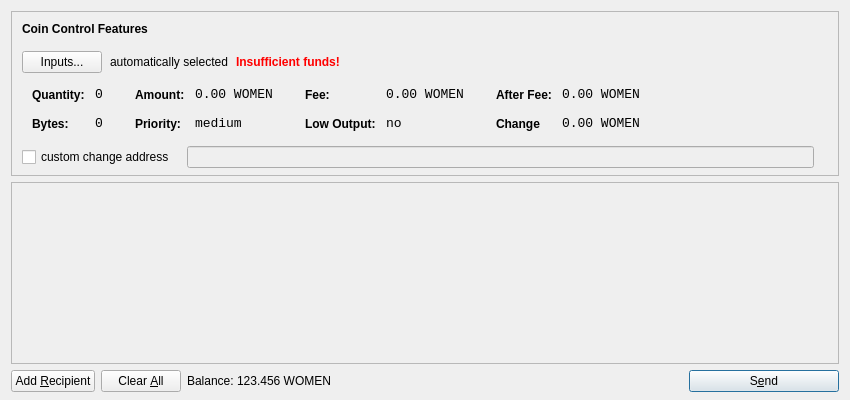
<?xml version="1.0" encoding="UTF-8"?>
<ui version="4.0">
 <class>SendCoinsDialog</class>
 <widget class="QDialog" name="SendCoinsDialog">
  <property name="geometry">
   <rect>
    <x>0</x>
    <y>0</y>
    <width>850</width>
    <height>400</height>
   </rect>
  </property>
  <property name="windowTitle">
   <string>Send Coins</string>
  </property>
  <layout class="QVBoxLayout" name="verticalLayout" stretch="0,1,0">
   <property name="bottomMargin">
    <number>8</number>
   </property>
   <item>
    <widget class="QFrame" name="frameCoinControl">
     <property name="sizePolicy">
      <sizepolicy hsizetype="Expanding" vsizetype="Expanding">
       <horstretch>0</horstretch>
       <verstretch>0</verstretch>
      </sizepolicy>
     </property>
     <property name="maximumSize">
      <size>
       <width>16777215</width>
       <height>16777215</height>
      </size>
     </property>
     <property name="frameShape">
      <enum>QFrame::StyledPanel</enum>
     </property>
     <property name="frameShadow">
      <enum>QFrame::Sunken</enum>
     </property>
     <layout class="QVBoxLayout" name="verticalLayoutCoinControl2">
      <property name="spacing">
       <number>-1</number>
      </property>
      <property name="leftMargin">
       <number>0</number>
      </property>
      <property name="topMargin">
       <number>0</number>
      </property>
      <property name="rightMargin">
       <number>0</number>
      </property>
      <property name="bottomMargin">
       <number>6</number>
      </property>
      <item>
       <layout class="QVBoxLayout" name="verticalLayoutCoinControl" stretch="0,0,0,0,1">
        <property name="spacing">
         <number>0</number>
        </property>
        <property name="leftMargin">
         <number>10</number>
        </property>
        <property name="topMargin">
         <number>10</number>
        </property>
        <item>
         <layout class="QHBoxLayout" name="horizontalLayoutCoinControl1">
          <property name="bottomMargin">
           <number>15</number>
          </property>
          <item>
           <widget class="QLabel" name="labelCoinControlFeatures">
            <property name="sizePolicy">
             <sizepolicy hsizetype="Preferred" vsizetype="Maximum">
              <horstretch>0</horstretch>
              <verstretch>0</verstretch>
             </sizepolicy>
            </property>
            <property name="font">
             <font>
              <weight>75</weight>
              <bold>true</bold>
             </font>
            </property>
            <property name="styleSheet">
             <string notr="true">font-weight:bold;</string>
            </property>
            <property name="text">
             <string>Coin Control Features</string>
            </property>
           </widget>
          </item>
         </layout>
        </item>
        <item>
         <layout class="QHBoxLayout" name="horizontalLayoutCoinControl2" stretch="0,0,0,0">
          <property name="spacing">
           <number>8</number>
          </property>
          <property name="bottomMargin">
           <number>10</number>
          </property>
          <item>
           <widget class="QPushButton" name="pushButtonCoinControl">
            <property name="styleSheet">
             <string notr="true"/>
            </property>
            <property name="text">
             <string>Inputs...</string>
            </property>
           </widget>
          </item>
          <item>
           <widget class="QLabel" name="labelCoinControlAutomaticallySelected">
            <property name="text">
             <string>automatically selected</string>
            </property>
            <property name="margin">
             <number>5</number>
            </property>
           </widget>
          </item>
          <item>
           <widget class="QLabel" name="labelCoinControlInsuffFunds">
            <property name="font">
             <font>
              <weight>75</weight>
              <bold>true</bold>
             </font>
            </property>
            <property name="styleSheet">
             <string notr="true">color:red;font-weight:bold;</string>
            </property>
            <property name="text">
             <string>Insufficient funds!</string>
            </property>
            <property name="margin">
             <number>5</number>
            </property>
           </widget>
          </item>
          <item>
           <spacer name="horizontalSpacerCoinControl">
            <property name="orientation">
             <enum>Qt::Horizontal</enum>
            </property>
            <property name="sizeHint" stdset="0">
             <size>
              <width>40</width>
              <height>1</height>
             </size>
            </property>
           </spacer>
          </item>
         </layout>
        </item>
        <item>
         <widget class="QWidget" name="widgetCoinControl" native="true">
          <property name="sizePolicy">
           <sizepolicy hsizetype="Preferred" vsizetype="Preferred">
            <horstretch>0</horstretch>
            <verstretch>0</verstretch>
           </sizepolicy>
          </property>
          <property name="minimumSize">
           <size>
            <width>0</width>
            <height>0</height>
           </size>
          </property>
          <property name="styleSheet">
           <string notr="true"/>
          </property>
          <layout class="QHBoxLayout" name="horizontalLayoutCoinControl5">
           <property name="margin">
            <number>0</number>
           </property>
           <item>
            <layout class="QHBoxLayout" name="horizontalLayoutCoinControl3" stretch="0,0,0,1">
             <property name="spacing">
              <number>20</number>
             </property>
             <property name="topMargin">
              <number>0</number>
             </property>
             <property name="bottomMargin">
              <number>10</number>
             </property>
             <item>
              <layout class="QFormLayout" name="formLayoutCoinControl1">
               <property name="horizontalSpacing">
                <number>10</number>
               </property>
               <property name="verticalSpacing">
                <number>14</number>
               </property>
               <property name="leftMargin">
                <number>10</number>
               </property>
               <property name="topMargin">
                <number>4</number>
               </property>
               <property name="rightMargin">
                <number>6</number>
               </property>
               <item row="0" column="0">
                <widget class="QLabel" name="labelCoinControlQuantityText">
                 <property name="styleSheet">
                  <string notr="true">font-weight:bold;</string>
                 </property>
                 <property name="text">
                  <string>Quantity:</string>
                 </property>
                 <property name="margin">
                  <number>0</number>
                 </property>
                </widget>
               </item>
               <item row="0" column="1">
                <widget class="QLabel" name="labelCoinControlQuantity">
                 <property name="font">
                  <font>
                   <family>Monospace</family>
                   <pointsize>10</pointsize>
                  </font>
                 </property>
                 <property name="cursor">
                  <cursorShape>IBeamCursor</cursorShape>
                 </property>
                 <property name="contextMenuPolicy">
                  <enum>Qt::ActionsContextMenu</enum>
                 </property>
                 <property name="text">
                  <string>0</string>
                 </property>
                 <property name="margin">
                  <number>0</number>
                 </property>
                 <property name="textInteractionFlags">
                  <set>Qt::LinksAccessibleByMouse|Qt::TextSelectableByKeyboard|Qt::TextSelectableByMouse</set>
                 </property>
                </widget>
               </item>
               <item row="1" column="0">
                <widget class="QLabel" name="labelCoinControlBytesText">
                 <property name="styleSheet">
                  <string notr="true">font-weight:bold;</string>
                 </property>
                 <property name="text">
                  <string>Bytes:</string>
                 </property>
                </widget>
               </item>
               <item row="1" column="1">
                <widget class="QLabel" name="labelCoinControlBytes">
                 <property name="font">
                  <font>
                   <family>Monospace</family>
                   <pointsize>10</pointsize>
                  </font>
                 </property>
                 <property name="cursor">
                  <cursorShape>IBeamCursor</cursorShape>
                 </property>
                 <property name="contextMenuPolicy">
                  <enum>Qt::ActionsContextMenu</enum>
                 </property>
                 <property name="text">
                  <string>0</string>
                 </property>
                 <property name="textInteractionFlags">
                  <set>Qt::LinksAccessibleByMouse|Qt::TextSelectableByKeyboard|Qt::TextSelectableByMouse</set>
                 </property>
                </widget>
               </item>
              </layout>
             </item>
             <item>
              <layout class="QFormLayout" name="formLayoutCoinControl2">
               <property name="horizontalSpacing">
                <number>10</number>
               </property>
               <property name="verticalSpacing">
                <number>14</number>
               </property>
               <property name="leftMargin">
                <number>6</number>
               </property>
               <property name="topMargin">
                <number>4</number>
               </property>
               <property name="rightMargin">
                <number>6</number>
               </property>
               <item row="0" column="0">
                <widget class="QLabel" name="labelCoinControlAmountText">
                 <property name="styleSheet">
                  <string notr="true">font-weight:bold;</string>
                 </property>
                 <property name="text">
                  <string>Amount:</string>
                 </property>
                 <property name="margin">
                  <number>0</number>
                 </property>
                </widget>
               </item>
               <item row="0" column="1">
                <widget class="QLabel" name="labelCoinControlAmount">
                 <property name="font">
                  <font>
                   <family>Monospace</family>
                   <pointsize>10</pointsize>
                  </font>
                 </property>
                 <property name="cursor">
                  <cursorShape>IBeamCursor</cursorShape>
                 </property>
                 <property name="contextMenuPolicy">
                  <enum>Qt::ActionsContextMenu</enum>
                 </property>
                 <property name="text">
                  <string>0.00 WOMEN</string>
                 </property>
                 <property name="textInteractionFlags">
                  <set>Qt::LinksAccessibleByMouse|Qt::TextSelectableByKeyboard|Qt::TextSelectableByMouse</set>
                 </property>
                </widget>
               </item>
               <item row="1" column="0">
                <widget class="QLabel" name="labelCoinControlPriorityText">
                 <property name="styleSheet">
                  <string notr="true">font-weight:bold;</string>
                 </property>
                 <property name="text">
                  <string>Priority:</string>
                 </property>
                </widget>
               </item>
               <item row="1" column="1">
                <widget class="QLabel" name="labelCoinControlPriority">
                 <property name="font">
                  <font>
                   <family>Monospace</family>
                   <pointsize>10</pointsize>
                  </font>
                 </property>
                 <property name="cursor">
                  <cursorShape>IBeamCursor</cursorShape>
                 </property>
                 <property name="contextMenuPolicy">
                  <enum>Qt::ActionsContextMenu</enum>
                 </property>
                 <property name="text">
                  <string>medium</string>
                 </property>
                 <property name="textInteractionFlags">
                  <set>Qt::LinksAccessibleByMouse|Qt::TextSelectableByKeyboard|Qt::TextSelectableByMouse</set>
                 </property>
                </widget>
               </item>
              </layout>
             </item>
             <item>
              <layout class="QFormLayout" name="formLayoutCoinControl3">
               <property name="horizontalSpacing">
                <number>10</number>
               </property>
               <property name="verticalSpacing">
                <number>14</number>
               </property>
               <property name="leftMargin">
                <number>6</number>
               </property>
               <property name="topMargin">
                <number>4</number>
               </property>
               <property name="rightMargin">
                <number>6</number>
               </property>
               <item row="0" column="0">
                <widget class="QLabel" name="labelCoinControlFeeText">
                 <property name="styleSheet">
                  <string notr="true">font-weight:bold;</string>
                 </property>
                 <property name="text">
                  <string>Fee:</string>
                 </property>
                 <property name="margin">
                  <number>0</number>
                 </property>
                </widget>
               </item>
               <item row="0" column="1">
                <widget class="QLabel" name="labelCoinControlFee">
                 <property name="font">
                  <font>
                   <family>Monospace</family>
                   <pointsize>10</pointsize>
                  </font>
                 </property>
                 <property name="cursor">
                  <cursorShape>IBeamCursor</cursorShape>
                 </property>
                 <property name="contextMenuPolicy">
                  <enum>Qt::ActionsContextMenu</enum>
                 </property>
                 <property name="text">
                  <string>0.00 WOMEN</string>
                 </property>
                 <property name="textInteractionFlags">
                  <set>Qt::LinksAccessibleByMouse|Qt::TextSelectableByKeyboard|Qt::TextSelectableByMouse</set>
                 </property>
                </widget>
               </item>
               <item row="1" column="0">
                <widget class="QLabel" name="labelCoinControlLowOutputText">
                 <property name="styleSheet">
                  <string notr="true">font-weight:bold;</string>
                 </property>
                 <property name="text">
                  <string>Low Output:</string>
                 </property>
                </widget>
               </item>
               <item row="1" column="1">
                <widget class="QLabel" name="labelCoinControlLowOutput">
                 <property name="font">
                  <font>
                   <family>Monospace</family>
                   <pointsize>10</pointsize>
                  </font>
                 </property>
                 <property name="cursor">
                  <cursorShape>IBeamCursor</cursorShape>
                 </property>
                 <property name="contextMenuPolicy">
                  <enum>Qt::ActionsContextMenu</enum>
                 </property>
                 <property name="text">
                  <string>no</string>
                 </property>
                 <property name="textInteractionFlags">
                  <set>Qt::LinksAccessibleByMouse|Qt::TextSelectableByKeyboard|Qt::TextSelectableByMouse</set>
                 </property>
                </widget>
               </item>
              </layout>
             </item>
             <item>
              <layout class="QFormLayout" name="formLayoutCoinControl4">
               <property name="horizontalSpacing">
                <number>10</number>
               </property>
               <property name="verticalSpacing">
                <number>14</number>
               </property>
               <property name="leftMargin">
                <number>6</number>
               </property>
               <property name="topMargin">
                <number>4</number>
               </property>
               <property name="rightMargin">
                <number>6</number>
               </property>
               <item row="0" column="0">
                <widget class="QLabel" name="labelCoinControlAfterFeeText">
                 <property name="styleSheet">
                  <string notr="true">font-weight:bold;</string>
                 </property>
                 <property name="text">
                  <string>After Fee:</string>
                 </property>
                 <property name="margin">
                  <number>0</number>
                 </property>
                </widget>
               </item>
               <item row="0" column="1">
                <widget class="QLabel" name="labelCoinControlAfterFee">
                 <property name="font">
                  <font>
                   <family>Monospace</family>
                   <pointsize>10</pointsize>
                  </font>
                 </property>
                 <property name="cursor">
                  <cursorShape>IBeamCursor</cursorShape>
                 </property>
                 <property name="contextMenuPolicy">
                  <enum>Qt::ActionsContextMenu</enum>
                 </property>
                 <property name="text">
                  <string>0.00 WOMEN</string>
                 </property>
                 <property name="textInteractionFlags">
                  <set>Qt::LinksAccessibleByMouse|Qt::TextSelectableByKeyboard|Qt::TextSelectableByMouse</set>
                 </property>
                </widget>
               </item>
               <item row="1" column="0">
                <widget class="QLabel" name="labelCoinControlChangeText">
                 <property name="styleSheet">
                  <string notr="true">font-weight:bold;</string>
                 </property>
                 <property name="text">
                  <string>Change</string>
                 </property>
                </widget>
               </item>
               <item row="1" column="1">
                <widget class="QLabel" name="labelCoinControlChange">
                 <property name="font">
                  <font>
                   <family>Monospace</family>
                   <pointsize>10</pointsize>
                  </font>
                 </property>
                 <property name="cursor">
                  <cursorShape>IBeamCursor</cursorShape>
                 </property>
                 <property name="contextMenuPolicy">
                  <enum>Qt::ActionsContextMenu</enum>
                 </property>
                 <property name="text">
                  <string>0.00 WOMEN</string>
                 </property>
                 <property name="textInteractionFlags">
                  <set>Qt::LinksAccessibleByMouse|Qt::TextSelectableByKeyboard|Qt::TextSelectableByMouse</set>
                 </property>
                </widget>
               </item>
              </layout>
             </item>
            </layout>
           </item>
          </layout>
         </widget>
        </item>
        <item>
         <layout class="QHBoxLayout" name="horizontalLayoutCoinControl4" stretch="0,0,0">
          <property name="spacing">
           <number>12</number>
          </property>
          <property name="sizeConstraint">
           <enum>QLayout::SetDefaultConstraint</enum>
          </property>
          <property name="topMargin">
           <number>5</number>
          </property>
          <property name="rightMargin">
           <number>5</number>
          </property>
          <item>
           <widget class="QCheckBox" name="checkBoxCoinControlChange">
            <property name="text">
             <string>custom change address</string>
            </property>
           </widget>
          </item>
          <item>
           <widget class="QLineEdit" name="lineEditCoinControlChange">
            <property name="enabled">
             <bool>false</bool>
            </property>
            <property name="sizePolicy">
             <sizepolicy hsizetype="Expanding" vsizetype="Fixed">
              <horstretch>0</horstretch>
              <verstretch>0</verstretch>
             </sizepolicy>
            </property>
           </widget>
          </item>
          <item>
           <widget class="QLabel" name="labelCoinControlChangeLabel">
            <property name="sizePolicy">
             <sizepolicy hsizetype="Preferred" vsizetype="Expanding">
              <horstretch>0</horstretch>
              <verstretch>0</verstretch>
             </sizepolicy>
            </property>
            <property name="minimumSize">
             <size>
              <width>0</width>
              <height>0</height>
             </size>
            </property>
            <property name="text">
             <string/>
            </property>
            <property name="margin">
             <number>3</number>
            </property>
           </widget>
          </item>
         </layout>
        </item>
        <item>
         <spacer name="verticalSpacerCoinControl">
          <property name="orientation">
           <enum>Qt::Vertical</enum>
          </property>
          <property name="sizeHint" stdset="0">
           <size>
            <width>800</width>
            <height>1</height>
           </size>
          </property>
         </spacer>
        </item>
       </layout>
      </item>
     </layout>
    </widget>
   </item>
   <item>
    <widget class="QScrollArea" name="scrollArea">
     <property name="widgetResizable">
      <bool>true</bool>
     </property>
     <widget class="QWidget" name="scrollAreaWidgetContents">
      <property name="geometry">
       <rect>
        <x>0</x>
        <y>0</y>
        <width>830</width>
        <height>165</height>
       </rect>
      </property>
      <layout class="QVBoxLayout" name="verticalLayout_2">
       <property name="margin">
        <number>0</number>
       </property>
       <item>
        <layout class="QVBoxLayout" name="entries">
         <property name="spacing">
          <number>6</number>
         </property>
        </layout>
       </item>
       <item>
        <spacer name="verticalSpacer">
         <property name="orientation">
          <enum>Qt::Vertical</enum>
         </property>
         <property name="sizeHint" stdset="0">
          <size>
           <width>20</width>
           <height>40</height>
          </size>
         </property>
        </spacer>
       </item>
      </layout>
     </widget>
    </widget>
   </item>
   <item>
    <layout class="QHBoxLayout" name="horizontalLayout">
     <item>
      <widget class="QPushButton" name="addButton">
       <property name="toolTip">
        <string>Send to multiple recipients at once</string>
       </property>
       <property name="text">
        <string>Add &amp;Recipient</string>
       </property>
       <property name="icon">
        <iconset resource="../bitcoin.qrc">
         <normaloff>:/icons/add</normaloff>:/icons/add</iconset>
       </property>
       <property name="autoDefault">
        <bool>false</bool>
       </property>
      </widget>
     </item>
     <item>
      <widget class="QPushButton" name="clearButton">
       <property name="sizePolicy">
        <sizepolicy hsizetype="Minimum" vsizetype="Fixed">
         <horstretch>0</horstretch>
         <verstretch>0</verstretch>
        </sizepolicy>
       </property>
       <property name="toolTip">
        <string>Remove all transaction fields</string>
       </property>
       <property name="text">
        <string>Clear &amp;All</string>
       </property>
       <property name="icon">
        <iconset resource="../bitcoin.qrc">
         <normaloff>:/icons/remove</normaloff>:/icons/remove</iconset>
       </property>
       <property name="autoRepeatDelay">
        <number>300</number>
       </property>
       <property name="autoDefault">
        <bool>false</bool>
       </property>
      </widget>
     </item>
     <item>
      <layout class="QHBoxLayout" name="horizontalLayout_2">
       <property name="spacing">
        <number>3</number>
       </property>
       <item>
        <widget class="QLabel" name="label">
         <property name="sizePolicy">
          <sizepolicy hsizetype="Preferred" vsizetype="Fixed">
           <horstretch>0</horstretch>
           <verstretch>0</verstretch>
          </sizepolicy>
         </property>
         <property name="text">
          <string>Balance:</string>
         </property>
        </widget>
       </item>
       <item>
        <widget class="QLabel" name="labelBalance">
         <property name="sizePolicy">
          <sizepolicy hsizetype="Preferred" vsizetype="Fixed">
           <horstretch>0</horstretch>
           <verstretch>0</verstretch>
          </sizepolicy>
         </property>
         <property name="cursor">
          <cursorShape>IBeamCursor</cursorShape>
         </property>
         <property name="text">
          <string>123.456 WOMEN</string>
         </property>
         <property name="textInteractionFlags">
          <set>Qt::LinksAccessibleByMouse|Qt::TextSelectableByKeyboard|Qt::TextSelectableByMouse</set>
         </property>
        </widget>
       </item>
      </layout>
     </item>
     <item>
      <spacer name="horizontalSpacer">
       <property name="orientation">
        <enum>Qt::Horizontal</enum>
       </property>
       <property name="sizeHint" stdset="0">
        <size>
         <width>40</width>
         <height>20</height>
        </size>
       </property>
      </spacer>
     </item>
     <item>
      <widget class="QPushButton" name="sendButton">
       <property name="minimumSize">
        <size>
         <width>150</width>
         <height>0</height>
        </size>
       </property>
       <property name="toolTip">
        <string>Confirm the send action</string>
       </property>
       <property name="text">
        <string>S&amp;end</string>
       </property>
       <property name="icon">
        <iconset resource="../bitcoin.qrc">
         <normaloff>:/icons/send</normaloff>:/icons/send</iconset>
       </property>
       <property name="default">
        <bool>true</bool>
       </property>
      </widget>
     </item>
    </layout>
   </item>
  </layout>
 </widget>
 <resources>
  <include location="../bitcoin.qrc"/>
 </resources>
 <connections/>
</ui>
